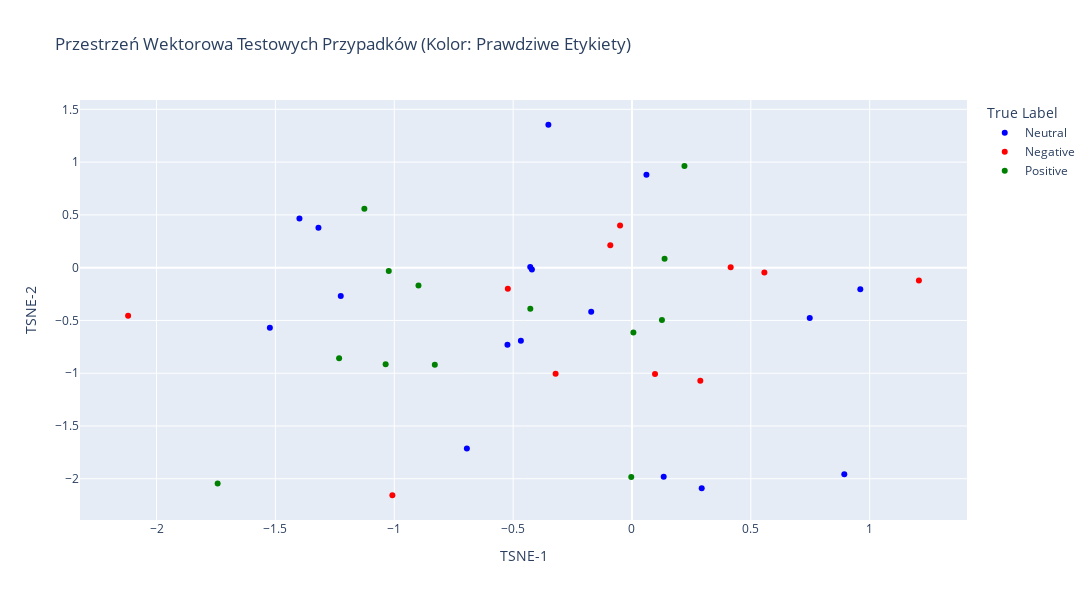
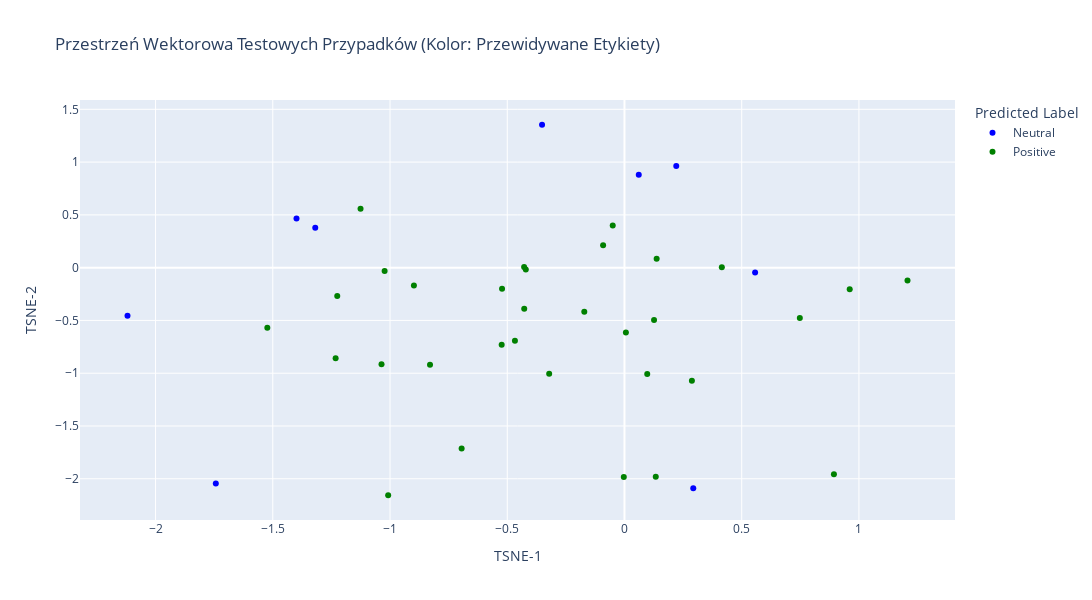
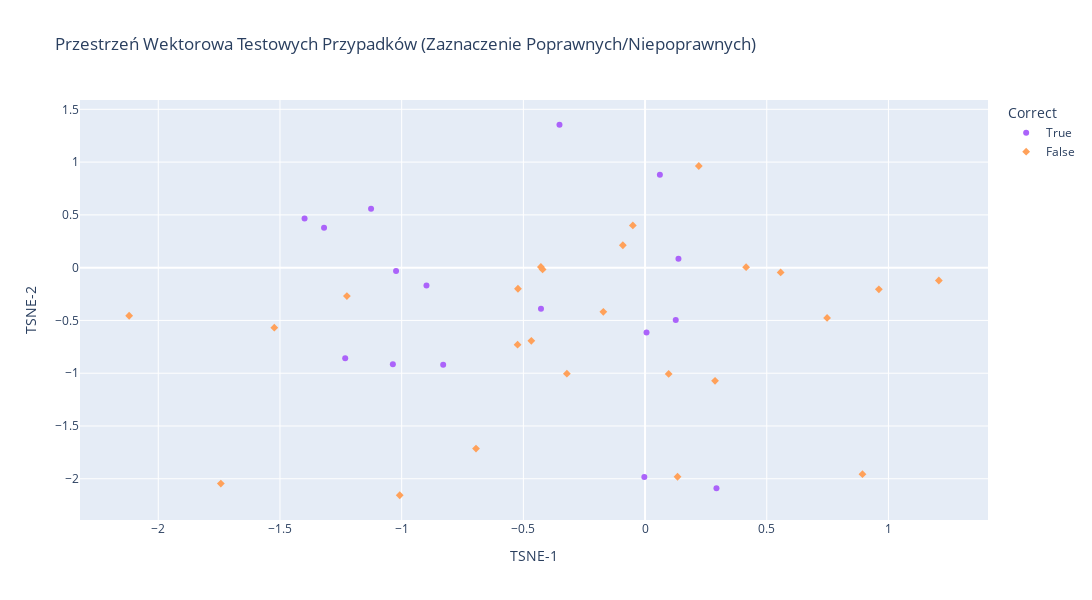

Here is the notebook cell these charts were saved with, in order:
### Code cell
pca = PCA(n_components=40, random_state=42)
embeddings_pca = pca.fit_transform(test_embeddings)

tsne = TSNE(n_components=2, perplexity=30, n_iter=300, random_state=42)
embeddings_tsne = tsne.fit_transform(embeddings_pca)

sentiment_colors = {'Negative': 'red', 'Positive': 'green', 'Neutral': 'blue'}

df_visualization = pd.DataFrame({
    'TSNE-1': embeddings_tsne[:,0],
    'TSNE-2': embeddings_tsne[:,1],
    'True Label': test_labels,
    'Predicted Label': test_predicted_labels,
    'Text': test_df['text']
})

fig_true = px.scatter(
    df_visualization,
    x='TSNE-1',
    y='TSNE-2',
    color='True Label',
    hover_data=['True Label', 'Predicted Label', 'Text'],
    title='Przestrzeń Wektorowa Testowych Przypadków (Kolor: Prawdziwe Etykiety)',
    width=1200,
    height=600,
    color_discrete_map=sentiment_colors
)

fig_true.show()

fig_pred = px.scatter(
    df_visualization,
    x='TSNE-1',
    y='TSNE-2',
    color='Predicted Label',
    hover_data=['True Label', 'Predicted Label', 'Text'],
    title='Przestrzeń Wektorowa Testowych Przypadków (Kolor: Przewidywane Etykiety)',
    width=1200,
    height=600,
    color_discrete_map=sentiment_colors
)

fig_pred.show()

df_visualization['Correct'] = df_visualization['True Label'] == df_visualization['Predicted Label']

fig_correct = px.scatter(
    df_visualization,
    x='TSNE-1',
    y='TSNE-2',
    color='Correct',
    symbol='Correct',
    hover_data=['True Label', 'Predicted Label', 'Text'],
    title='Przestrzeń Wektorowa Testowych Przypadków (Zaznaczenie Poprawnych/Niepoprawnych)',
    width=1200,
    height=600,
    color_discrete_map=sentiment_colors
)

fig_correct.show()

### Figure 1 — Plotly figure (JSON) as saved in the notebook; plotly's stock layout.template omitted (floating-point values rounded to 4 significant figures)
{"data": [{"customdata": [["Neutral", "Neutral", "Jesli sluchasz go na zajeciach i zrobisz w domu ze 2 zadanka , to powinienes bez problemow zaliczyc ."], ["Neutral", "Positive", "Mało wytłumaczy , ale cały czas pyta czy wszyscy rozumieją , jeżeli on też rozumie dany dział to bedzie tłumaczył aż wszyscy nie potwierdza że zrozumilei : ) Koła raczej trudniejsze , ale można zawsze liczyć na dopytke na koniec ( a to mało kto niezdaje ) Mimo swoich wad jest ciekawą postacia , i czesto sie zagłebia na wykładzie w tematy \""], ["Neutral", "Neutral", "Zadania na egzaminie do latwych nie naleza , ale ukladaja je pracownicy IM , wiec czego mozna sie spodziewac : ) OCENA OGÓLNA : ŚREDNIO NA JEŻA"], ["Neutral", "Positive", "Pytania podczas laborki potrafią byc ciężkie , można wylecieć na sam koniec laboratorium , ale z reguły 3 , może 4 grupy bedą zapytane podczas całych zajęć ."], ["Neutral", "Positive", "Pilot funkcjonalnie pierwsza klasa , można dosłownie wszystkim sterować , ogromna baza sprzętu , możliwość dowolnego konfigurowania , super wygląd , podświetlenie klawiszy , auto - wyłączanie ekranu . Niestety sama jakość wykonania pozostawia wiele do życzenia . Konkretnie klawisze które po roku użytkowania zacinają się . Pierwszy egzemplarz po roku został wymieniony na nowy , drugi właśnie tez ma identyczny problem z klawiszami . Niestety rozebrać go nie idzie bo próbował em na starym , a wystarczyło by wyczyścić gumki lub wymienić styki węglowe . Mam w domu piloty od sprzętu audio które mają po kilkanaście lat i działają bez zarzutu do dzisiaj ."], ["Neutral", "Positive", "Przyłapanie na ściąganiu to 2.0 z danej pracy ."], ["Neutral", "Positive", "Jest piec kartkowek / wejsciowek , ktore sa podstawa zaliczenia ."], ["Neutral", "Neutral", "Ćwiczenia . . . tutaj warto być przygotowanym i błyskać na każdych zajęciach tak żeby Cię zapamiętał ."], ["Neutral", "Positive", "Ogólnie BwE to pikuś 8 )"], ["Neutral", "Positive", "Trzeba napisac 2 kolokwia , zdazaja sie rzadko kartkowki ."], ["Neutral", "Positive", "Koła do zdania , choć łatwe nie są ."], ["Neutral", "Neutral", "Był em na jej zajęciach w 100 % , starał em się jak mogł em by nadgonić grupę gdyż nie zdawał em matury z anglika a znalazł em się na B 1 ."], ["Neutral", "Positive", "Jeśli chodzi o wykład na WEMiF - ie ludzie chyba nie mają wyboru - chyba tylko dr Juszkiewicz wykłada ."], ["Neutral", "Positive", "Nie wiem czy mozna z nich sie czegos nauczyc , nie majac wczesniej styku z pp , ale mi troche rzeczy w glowie sie rozjasnilo ; ) Tylko to mazanie po foliach . . . : ?"], ["Neutral", "Positive", "Projekt nie musi być specjalnie rozbudowany , ma ładnie wyglądać , mieć elegancką zrobioną dokumentację , i mają się pokazywać ładne wykresy ."], ["Neutral", "Neutral", "Dr A . T . KOWAL Chemia nieorganiczna II - ćwiczenia Ocena : pozytywna [ / b ] Specyficzny sposób prowadzenia zajęć . . . ."], ["Neutral", "Positive", "Raczej nie ma na co narzekać , choć i bez rewelacji"]], "hovertemplate": "True Label=%{customdata[0]}<br>TSNE-1=%{x}<br>TSNE-2=%{y}<br>Predicted Label=%{customdata[1]}<br>Text=%{customdata[2]}<extra></extra>", "legendgroup": "Neutral", "marker": {"color": "blue", "symbol": "circle"}, "mode": "markers", "name": "Neutral", "orientation": "v", "showlegend": true, "type": "scatter", "x": [0.2934, -1.225, -1.399, 0.7479, 0.9606, -0.5238, 0.8932, 0.06092, -0.4673, -0.6945, -1.523, -1.319, -0.1714, 0.1335, -0.4209, -0.3516, -0.428], "xaxis": "x", "y": [-2.09, -0.2692, 0.4662, -0.4761, -0.2049, -0.7293, -1.956, 0.8806, -0.6936, -1.714, -0.5686, 0.3775, -0.418, -1.981, -0.0164, 1.354, 0.006184], "yaxis": "y"}, {"customdata": [["Negative", "Positive", "Gdy je poprawiasz i przynosisz następnym razem , wyszukuje Ci kolejne błedy , a to co poprawił eś na dobrze , jest źle i miało być tak jak na poczatku ."], ["Negative", "Positive", "UWAGA !"], ["Negative", "Positive", "Na każdej laborce kartkówka , teraz moge stwierdzić że może nie były aż takie trudne , ale zaliczył em jedną na 5 czy 6 . . . po prostu jeżeli nigdy przedtem nie miał eś do czynienia z językiem C to naprawde jest trudno ."], ["Negative", "Positive", "Pan Biernacki prowadzi laborki naprawde dziwnie , po łebkach , bez zaangażowania , i co najważniejsze - niezrozumiale . . . powtórze jeszcze raz : niezrozumiale !"], ["Negative", "Neutral", "Grill ma wadę , dużą , z którą niestety żył em 3 lata . Tłuszcz zamiast skapywać w całości do dołączonej miseczki , spływał pod płytę grzewczą , zawsze po grillowaniu , musiałem go postawić w pionie i patrzeć jak wylewa się to na blat . Nie wiem czy Philips tego nie przemyślał , nie sprawdził , ale jest to tragiczne niedopatrzenie . Kilka dni temu grill odmówił posłuszeństwa . Nie grzeje . Pokrętło do do ustawiania temperatury odmówiło z rok temu , przestało mieć grzechotkę , ale nie przeszkadzało to w użytkowaniu . Za minus uważam też brak możliwości dokupienia samych płyt teflonowych , choćby w cenie połowy grilla . Zdecydowanie nie polecam i nie kupię grilla Philipsa , a w przypadku awarii , muszę kupić nowego ."], ["Negative", "Positive", "Ja idąc na informatyke 3 nie znałęm prawie w ogóle jezyka C no i to nie jest kurs dla takich ludzi - doktor zakłada że wszyscy wiedza co to jest i że rozumieja każde jego skomplikowane słowo ! ! !"], ["Negative", "Positive", "Bateria posiada jedynie ładny design . Wysokość baterii to ok 30 cm . , przeciętna głębokość zlewozmywaka to ok 20cm . Woda wypływając z baterii i spadając z wysokości 1 / 2 metra powoduje , iż chcąc opłukać talerz lub umyć ręce bierzemy również prysznic ! Zachlapane są szafki i wszystko w około . Zadzwoniła m do handlowca firmy Blanco i poprosiła m o radę , ale podał jedynie telefon do serwisanta , który kazał przykręcić ciśnienie wody . Poza tym próbował tłumaczyć iż baterie są przystosowane do zlewozmywaków BLANCO i gdyby m kupiła zlew Blanco nie było by problemu . Sitko w zlewie Blanco jest tak ustawione , iż jak nakierujemy na nie wylewkę baterii to woda się nie rozchlapuje . Ale kto używając zlewozmywaka myśli o tym aby skierować wylewkę zawsze w stronę sitka ? ? ? ? ? Chyba ten kto nic w kuchni nie robi ! ! Tak więc przestrzegam przed wszystkimi bateriami tego typu firmy Blanco i nie tylko . Porażka i totalny niewypał !"], ["Negative", "Neutral", "Jestem świeżo po zakupie Marantza 611 . Urządzenie bardzo dobrze odtwarza płyty CD . Gorzej jest z nośnikami USB . Nośniki czytane są długo i dźwięk jest słyszalnie uboższy pomimo odtwarzania plików FLAC . Jednak kompletna porażka to wieszanie się urządzenia jeśli zaczynamy słuchać stacji z radia cyfrowego DAB + . Sytuacja jest powtarzalna po dodaniu stacji dwóch DAB + do ulubionych i próbie przełączania się między nimi następuje zawieszenie urządzenia , dokładniej odtwarzania dźwięku . Przywrócenie odtwarzania dziwięku jest możliwe po wybraniu stacji FM do odtwarzania . Drugą kwestią jest włączanie się samo z siebie urządzenia . Czyli śpisz sobie a ono się włącza . Wyłączasz . Za 2h jest to samo . Jeśli do tego dodamy głęboko rozczarowującą scenę dżwiękową dla nośników USB lepiej kupić coś tańszego nawet jeśli będzie miało te same wady ."], ["Negative", "Positive", "uważam że pisanie opinii o czymś co jest rewelacyjne nie do końca ma sens , więc chciała by m napisać o wadzie tej zmywarki . Mam BOSCHA po raz pierwszy i przyznam że daleko mu do Whirpoola którego mialam wczesniej . Przede wszystkim brakuje kontrolki że zakończyło się mycie . Jeżeli jestem poza domem i nie usłyszała m końcowego sygnału to nie wiadomo że mycie jest już skończone . Tak samo nie wiadomo jaki jest etap . Czasem zdarza jej się nie wypluć tabletki i garniki są brudne . no i niestety w porównaniu z Whirpoolem przegrywa w kategorii ciasno ułożone garnki whirpool radził sobie świetnie , najwyraźniej miał lepsze ciśnienie wody . U Boscha to mocno kuleje . Chcąc upchać na maxa - muszę domywać ręcznie . Prowadnice na dole nie są precyzyjne wykonane i kosz dolny po całkowitym wysunieciu zawsze spada . To w Whirpoolu nie miało miejsca bo prowadnice miały kontuynuacje na drzwiczkach ."], ["Negative", "Positive", "Muszę się przyznać , że bardzo nudził em się na wykładzie u Pana Michała . . . dlatego na przerwie wybył em i więcej się tam nie pojawił em ."], ["Negative", "Positive", "O zgrozo ."]], "hovertemplate": "True Label=%{customdata[0]}<br>TSNE-1=%{x}<br>TSNE-2=%{y}<br>Predicted Label=%{customdata[1]}<br>Text=%{customdata[2]}<extra></extra>", "legendgroup": "Negative", "marker": {"color": "red", "symbol": "circle"}, "mode": "markers", "name": "Negative", "orientation": "v", "showlegend": true, "type": "scatter", "x": [-0.05012, 1.207, -0.3212, 0.2876, 0.5571, 0.09705, 0.4152, -2.12, -0.09118, -0.5222, -1.008], "xaxis": "x", "y": [0.3997, -0.1215, -1.004, -1.072, -0.04505, -1.007, 0.004821, -0.4558, 0.2121, -0.1996, -2.156], "yaxis": "y"}, {"customdata": [["Positive", "Positive", "Z zaliczeniem nie ma raczej problemu ."], ["Positive", "Neutral", "Miał em przyjemność mieć z tą panią wykład !"], ["Positive", "Positive", "Dba o to by każdy się na zajęciach odezwał , ale jeśli ktoś czegoś nie potrafi - nie gnębi , pomaga ."], ["Positive", "Positive", "Wprost chciało się do niego przychodzić ."], ["Positive", "Positive", "Ale na egzaminie natomiast jest łatwiej ."], ["Positive", "Positive", "Pan Gańcza jest osobą bardzo dobrą jako nauczyciel dla początkujących . . . nie rozumiem wogóle powyższych komentarzy jeśli chodzi o \" wiel k"], ["Positive", "Positive", "Lepiej nie mogł eś trafić ."], ["Positive", "Positive", "Jeśli masz więcej odróbek ( a jest jakiś ważny powód ) można się było z prowadzącą zajęcia dogadać ."], ["Positive", "Positive", "Wyjątkowo miły człowiek , nieco zestresowany obecnością świata i ludzi , ale jakoś sobie radzi - patrzenie w podłogę podobno pomaga ."], ["Positive", "Positive", "Pytania raczej proste , nie bylo az tak trudno zaliczyc ."], ["Positive", "Neutral", "Uważam , że to najlepszy kitowy obiektyw na rynku . Wykonanie metal i bardzo dobrej jakości tworzywi . Pierścień przysłony chodzi z należytym oporem i skokiem . Wbudowana stabilizacja jest wydajna i naprawdę pomaga w wielu sytuacjach . Obiektyw bardzo ostry już od największego otworu przysłony . Celność bdb . To za co pochwalę go dodatkowo to szybki silnik autofokusa - używał em go na poczatku z dosyć mułowatym X - E1 , teraz , kiedy przesiadł em się na X - T1 to mogę tylko chwalić ! ! ! Ostatni plus to bardzo dobrze opracowany system uszczelnień - obiektyw , mimo , iż jest to zoom , w ogóle nie zasysa kurzu do środka ( miałem już wiele zoomów : Nikkory , Sigmy i tam był to problem ) . Polecam !"], ["Positive", "Positive", "algebra z geom . analityczna 1 polecam miał em z nim wykłady , bardzo fajny z podejsciem student tez czlowiek , czasami sie myli ale przyznale sie do bledow ."], ["Positive", "Positive", "Tak Podstawa oceny w indeksie : egzamin Niespodziewajki : brak ( zadania powtarzają się co roku ) Poczucie humorupane pokłady Ogólne podejście do studenta : pozytywne Zerowy termin jest najprostszy ( 3 zadania ) - warunkiem przystąpienia jest jednak zaliczenie projektu u dr ."]], "hovertemplate": "True Label=%{customdata[0]}<br>TSNE-1=%{x}<br>TSNE-2=%{y}<br>Predicted Label=%{customdata[1]}<br>Text=%{customdata[2]}<extra></extra>", "legendgroup": "Positive", "marker": {"color": "green", "symbol": "circle"}, "mode": "markers", "name": "Positive", "orientation": "v", "showlegend": true, "type": "scatter", "x": [-0.8294, -1.743, 0.1261, 0.006047, -1.126, -1.036, -0.8981, -0.4276, 0.1372, -0.002963, 0.2208, -1.232, -1.023], "xaxis": "x", "y": [-0.9195, -2.046, -0.4955, -0.6139, 0.559, -0.9155, -0.1683, -0.3882, 0.08369, -1.982, 0.963, -0.858, -0.03098], "yaxis": "y"}], "layout": {"height": 600, "legend": {"title": {"text": "True Label"}, "tracegroupgap": 0}, "title": {"text": "Przestrzeń Wektorowa Testowych Przypadków (Kolor: Prawdziwe Etykiety)"}, "width": 1200, "xaxis": {"anchor": "y", "domain": [0, 1], "title": {"text": "TSNE-1"}}, "yaxis": {"anchor": "x", "domain": [0, 1], "title": {"text": "TSNE-2"}}}}

### Figure 2 — Plotly figure (JSON) as saved in the notebook; plotly's stock layout.template omitted (floating-point values rounded to 4 significant figures)
{"data": [{"customdata": [["Neutral", "Neutral", "Jesli sluchasz go na zajeciach i zrobisz w domu ze 2 zadanka , to powinienes bez problemow zaliczyc ."], ["Neutral", "Neutral", "Zadania na egzaminie do latwych nie naleza , ale ukladaja je pracownicy IM , wiec czego mozna sie spodziewac : ) OCENA OGÓLNA : ŚREDNIO NA JEŻA"], ["Positive", "Neutral", "Miał em przyjemność mieć z tą panią wykład !"], ["Negative", "Neutral", "Grill ma wadę , dużą , z którą niestety żył em 3 lata . Tłuszcz zamiast skapywać w całości do dołączonej miseczki , spływał pod płytę grzewczą , zawsze po grillowaniu , musiałem go postawić w pionie i patrzeć jak wylewa się to na blat . Nie wiem czy Philips tego nie przemyślał , nie sprawdził , ale jest to tragiczne niedopatrzenie . Kilka dni temu grill odmówił posłuszeństwa . Nie grzeje . Pokrętło do do ustawiania temperatury odmówiło z rok temu , przestało mieć grzechotkę , ale nie przeszkadzało to w użytkowaniu . Za minus uważam też brak możliwości dokupienia samych płyt teflonowych , choćby w cenie połowy grilla . Zdecydowanie nie polecam i nie kupię grilla Philipsa , a w przypadku awarii , muszę kupić nowego ."], ["Neutral", "Neutral", "Ćwiczenia . . . tutaj warto być przygotowanym i błyskać na każdych zajęciach tak żeby Cię zapamiętał ."], ["Negative", "Neutral", "Jestem świeżo po zakupie Marantza 611 . Urządzenie bardzo dobrze odtwarza płyty CD . Gorzej jest z nośnikami USB . Nośniki czytane są długo i dźwięk jest słyszalnie uboższy pomimo odtwarzania plików FLAC . Jednak kompletna porażka to wieszanie się urządzenia jeśli zaczynamy słuchać stacji z radia cyfrowego DAB + . Sytuacja jest powtarzalna po dodaniu stacji dwóch DAB + do ulubionych i próbie przełączania się między nimi następuje zawieszenie urządzenia , dokładniej odtwarzania dźwięku . Przywrócenie odtwarzania dziwięku jest możliwe po wybraniu stacji FM do odtwarzania . Drugą kwestią jest włączanie się samo z siebie urządzenia . Czyli śpisz sobie a ono się włącza . Wyłączasz . Za 2h jest to samo . Jeśli do tego dodamy głęboko rozczarowującą scenę dżwiękową dla nośników USB lepiej kupić coś tańszego nawet jeśli będzie miało te same wady ."], ["Neutral", "Neutral", "Był em na jej zajęciach w 100 % , starał em się jak mogł em by nadgonić grupę gdyż nie zdawał em matury z anglika a znalazł em się na B 1 ."], ["Positive", "Neutral", "Uważam , że to najlepszy kitowy obiektyw na rynku . Wykonanie metal i bardzo dobrej jakości tworzywi . Pierścień przysłony chodzi z należytym oporem i skokiem . Wbudowana stabilizacja jest wydajna i naprawdę pomaga w wielu sytuacjach . Obiektyw bardzo ostry już od największego otworu przysłony . Celność bdb . To za co pochwalę go dodatkowo to szybki silnik autofokusa - używał em go na poczatku z dosyć mułowatym X - E1 , teraz , kiedy przesiadł em się na X - T1 to mogę tylko chwalić ! ! ! Ostatni plus to bardzo dobrze opracowany system uszczelnień - obiektyw , mimo , iż jest to zoom , w ogóle nie zasysa kurzu do środka ( miałem już wiele zoomów : Nikkory , Sigmy i tam był to problem ) . Polecam !"], ["Neutral", "Neutral", "Dr A . T . KOWAL Chemia nieorganiczna II - ćwiczenia Ocena : pozytywna [ / b ] Specyficzny sposób prowadzenia zajęć . . . ."]], "hovertemplate": "Predicted Label=%{customdata[1]}<br>TSNE-1=%{x}<br>TSNE-2=%{y}<br>True Label=%{customdata[0]}<br>Text=%{customdata[2]}<extra></extra>", "legendgroup": "Neutral", "marker": {"color": "blue", "symbol": "circle"}, "mode": "markers", "name": "Neutral", "orientation": "v", "showlegend": true, "type": "scatter", "x": [0.2934, -1.399, -1.743, 0.5571, 0.06092, -2.12, -1.319, 0.2208, -0.3516], "xaxis": "x", "y": [-2.09, 0.4662, -2.046, -0.04505, 0.8806, -0.4558, 0.3775, 0.963, 1.354], "yaxis": "y"}, {"customdata": [["Negative", "Positive", "Gdy je poprawiasz i przynosisz następnym razem , wyszukuje Ci kolejne błedy , a to co poprawił eś na dobrze , jest źle i miało być tak jak na poczatku ."], ["Negative", "Positive", "UWAGA !"], ["Positive", "Positive", "Z zaliczeniem nie ma raczej problemu ."], ["Neutral", "Positive", "Mało wytłumaczy , ale cały czas pyta czy wszyscy rozumieją , jeżeli on też rozumie dany dział to bedzie tłumaczył aż wszyscy nie potwierdza że zrozumilei : ) Koła raczej trudniejsze , ale można zawsze liczyć na dopytke na koniec ( a to mało kto niezdaje ) Mimo swoich wad jest ciekawą postacia , i czesto sie zagłebia na wykładzie w tematy \""], ["Neutral", "Positive", "Pytania podczas laborki potrafią byc ciężkie , można wylecieć na sam koniec laboratorium , ale z reguły 3 , może 4 grupy bedą zapytane podczas całych zajęć ."], ["Positive", "Positive", "Dba o to by każdy się na zajęciach odezwał , ale jeśli ktoś czegoś nie potrafi - nie gnębi , pomaga ."], ["Negative", "Positive", "Na każdej laborce kartkówka , teraz moge stwierdzić że może nie były aż takie trudne , ale zaliczył em jedną na 5 czy 6 . . . po prostu jeżeli nigdy przedtem nie miał eś do czynienia z językiem C to naprawde jest trudno ."], ["Negative", "Positive", "Pan Biernacki prowadzi laborki naprawde dziwnie , po łebkach , bez zaangażowania , i co najważniejsze - niezrozumiale . . . powtórze jeszcze raz : niezrozumiale !"], ["Positive", "Positive", "Wprost chciało się do niego przychodzić ."], ["Positive", "Positive", "Ale na egzaminie natomiast jest łatwiej ."], ["Neutral", "Positive", "Pilot funkcjonalnie pierwsza klasa , można dosłownie wszystkim sterować , ogromna baza sprzętu , możliwość dowolnego konfigurowania , super wygląd , podświetlenie klawiszy , auto - wyłączanie ekranu . Niestety sama jakość wykonania pozostawia wiele do życzenia . Konkretnie klawisze które po roku użytkowania zacinają się . Pierwszy egzemplarz po roku został wymieniony na nowy , drugi właśnie tez ma identyczny problem z klawiszami . Niestety rozebrać go nie idzie bo próbował em na starym , a wystarczyło by wyczyścić gumki lub wymienić styki węglowe . Mam w domu piloty od sprzętu audio które mają po kilkanaście lat i działają bez zarzutu do dzisiaj ."], ["Positive", "Positive", "Pan Gańcza jest osobą bardzo dobrą jako nauczyciel dla początkujących . . . nie rozumiem wogóle powyższych komentarzy jeśli chodzi o \" wiel k"], ["Positive", "Positive", "Lepiej nie mogł eś trafić ."], ["Positive", "Positive", "Jeśli masz więcej odróbek ( a jest jakiś ważny powód ) można się było z prowadzącą zajęcia dogadać ."], ["Neutral", "Positive", "Przyłapanie na ściąganiu to 2.0 z danej pracy ."], ["Neutral", "Positive", "Jest piec kartkowek / wejsciowek , ktore sa podstawa zaliczenia ."], ["Negative", "Positive", "Ja idąc na informatyke 3 nie znałęm prawie w ogóle jezyka C no i to nie jest kurs dla takich ludzi - doktor zakłada że wszyscy wiedza co to jest i że rozumieja każde jego skomplikowane słowo ! ! !"], ["Positive", "Positive", "Wyjątkowo miły człowiek , nieco zestresowany obecnością świata i ludzi , ale jakoś sobie radzi - patrzenie w podłogę podobno pomaga ."], ["Neutral", "Positive", "Ogólnie BwE to pikuś 8 )"], ["Negative", "Positive", "Bateria posiada jedynie ładny design . Wysokość baterii to ok 30 cm . , przeciętna głębokość zlewozmywaka to ok 20cm . Woda wypływając z baterii i spadając z wysokości 1 / 2 metra powoduje , iż chcąc opłukać talerz lub umyć ręce bierzemy również prysznic ! Zachlapane są szafki i wszystko w około . Zadzwoniła m do handlowca firmy Blanco i poprosiła m o radę , ale podał jedynie telefon do serwisanta , który kazał przykręcić ciśnienie wody . Poza tym próbował tłumaczyć iż baterie są przystosowane do zlewozmywaków BLANCO i gdyby m kupiła zlew Blanco nie było by problemu . Sitko w zlewie Blanco jest tak ustawione , iż jak nakierujemy na nie wylewkę baterii to woda się nie rozchlapuje . Ale kto używając zlewozmywaka myśli o tym aby skierować wylewkę zawsze w stronę sitka ? ? ? ? ? Chyba ten kto nic w kuchni nie robi ! ! Tak więc przestrzegam przed wszystkimi bateriami tego typu firmy Blanco i nie tylko . Porażka i totalny niewypał !"], ["Neutral", "Positive", "Trzeba napisac 2 kolokwia , zdazaja sie rzadko kartkowki ."], ["Neutral", "Positive", "Koła do zdania , choć łatwe nie są ."], ["Neutral", "Positive", "Jeśli chodzi o wykład na WEMiF - ie ludzie chyba nie mają wyboru - chyba tylko dr Juszkiewicz wykłada ."], ["Negative", "Positive", "uważam że pisanie opinii o czymś co jest rewelacyjne nie do końca ma sens , więc chciała by m napisać o wadzie tej zmywarki . Mam BOSCHA po raz pierwszy i przyznam że daleko mu do Whirpoola którego mialam wczesniej . Przede wszystkim brakuje kontrolki że zakończyło się mycie . Jeżeli jestem poza domem i nie usłyszała m końcowego sygnału to nie wiadomo że mycie jest już skończone . Tak samo nie wiadomo jaki jest etap . Czasem zdarza jej się nie wypluć tabletki i garniki są brudne . no i niestety w porównaniu z Whirpoolem przegrywa w kategorii ciasno ułożone garnki whirpool radził sobie świetnie , najwyraźniej miał lepsze ciśnienie wody . U Boscha to mocno kuleje . Chcąc upchać na maxa - muszę domywać ręcznie . Prowadnice na dole nie są precyzyjne wykonane i kosz dolny po całkowitym wysunieciu zawsze spada . To w Whirpoolu nie miało miejsca bo prowadnice miały kontuynuacje na drzwiczkach ."], ["Negative", "Positive", "Muszę się przyznać , że bardzo nudził em się na wykładzie u Pana Michała . . . dlatego na przerwie wybył em i więcej się tam nie pojawił em ."], ["Negative", "Positive", "O zgrozo ."], ["Neutral", "Positive", "Nie wiem czy mozna z nich sie czegos nauczyc , nie majac wczesniej styku z pp , ale mi troche rzeczy w glowie sie rozjasnilo ; ) Tylko to mazanie po foliach . . . : ?"], ["Positive", "Positive", "Pytania raczej proste , nie bylo az tak trudno zaliczyc ."], ["Neutral", "Positive", "Projekt nie musi być specjalnie rozbudowany , ma ładnie wyglądać , mieć elegancką zrobioną dokumentację , i mają się pokazywać ładne wykresy ."], ["Positive", "Positive", "algebra z geom . analityczna 1 polecam miał em z nim wykłady , bardzo fajny z podejsciem student tez czlowiek , czasami sie myli ale przyznale sie do bledow ."], ["Positive", "Positive", "Tak Podstawa oceny w indeksie : egzamin Niespodziewajki : brak ( zadania powtarzają się co roku ) Poczucie humorupane pokłady Ogólne podejście do studenta : pozytywne Zerowy termin jest najprostszy ( 3 zadania ) - warunkiem przystąpienia jest jednak zaliczenie projektu u dr ."], ["Neutral", "Positive", "Raczej nie ma na co narzekać , choć i bez rewelacji"]], "hovertemplate": "Predicted Label=%{customdata[1]}<br>TSNE-1=%{x}<br>TSNE-2=%{y}<br>True Label=%{customdata[0]}<br>Text=%{customdata[2]}<extra></extra>", "legendgroup": "Positive", "marker": {"color": "green", "symbol": "circle"}, "mode": "markers", "name": "Positive", "orientation": "v", "showlegend": true, "type": "scatter", "x": [-0.05012, 1.207, -0.8294, -1.225, 0.7479, 0.1261, -0.3212, 0.2876, 0.006047, -1.126, 0.9606, -1.036, -0.8981, -0.4276, -0.5238, 0.8932, 0.09705, 0.1372, -0.4673, 0.4152, -0.6945, -1.523, -0.1714, -0.09118, -0.5222, -1.008, 0.1335, -0.002963, -0.4209, -1.232, -1.023, -0.428], "xaxis": "x", "y": [0.3997, -0.1215, -0.9195, -0.2692, -0.4761, -0.4955, -1.004, -1.072, -0.6139, 0.559, -0.2049, -0.9155, -0.1683, -0.3882, -0.7293, -1.956, -1.007, 0.08369, -0.6936, 0.004821, -1.714, -0.5686, -0.418, 0.2121, -0.1996, -2.156, -1.981, -1.982, -0.0164, -0.858, -0.03098, 0.006184], "yaxis": "y"}], "layout": {"height": 600, "legend": {"title": {"text": "Predicted Label"}, "tracegroupgap": 0}, "title": {"text": "Przestrzeń Wektorowa Testowych Przypadków (Kolor: Przewidywane Etykiety)"}, "width": 1200, "xaxis": {"anchor": "y", "domain": [0, 1], "title": {"text": "TSNE-1"}}, "yaxis": {"anchor": "x", "domain": [0, 1], "title": {"text": "TSNE-2"}}}}

### Figure 3 — Plotly figure (JSON) as saved in the notebook; plotly's stock layout.template omitted (floating-point values rounded to 4 significant figures)
{"data": [{"customdata": [["Neutral", "Neutral", "Jesli sluchasz go na zajeciach i zrobisz w domu ze 2 zadanka , to powinienes bez problemow zaliczyc ."], ["Positive", "Positive", "Z zaliczeniem nie ma raczej problemu ."], ["Neutral", "Neutral", "Zadania na egzaminie do latwych nie naleza , ale ukladaja je pracownicy IM , wiec czego mozna sie spodziewac : ) OCENA OGÓLNA : ŚREDNIO NA JEŻA"], ["Positive", "Positive", "Dba o to by każdy się na zajęciach odezwał , ale jeśli ktoś czegoś nie potrafi - nie gnębi , pomaga ."], ["Positive", "Positive", "Wprost chciało się do niego przychodzić ."], ["Positive", "Positive", "Ale na egzaminie natomiast jest łatwiej ."], ["Positive", "Positive", "Pan Gańcza jest osobą bardzo dobrą jako nauczyciel dla początkujących . . . nie rozumiem wogóle powyższych komentarzy jeśli chodzi o \" wiel k"], ["Positive", "Positive", "Lepiej nie mogł eś trafić ."], ["Positive", "Positive", "Jeśli masz więcej odróbek ( a jest jakiś ważny powód ) można się było z prowadzącą zajęcia dogadać ."], ["Neutral", "Neutral", "Ćwiczenia . . . tutaj warto być przygotowanym i błyskać na każdych zajęciach tak żeby Cię zapamiętał ."], ["Positive", "Positive", "Wyjątkowo miły człowiek , nieco zestresowany obecnością świata i ludzi , ale jakoś sobie radzi - patrzenie w podłogę podobno pomaga ."], ["Neutral", "Neutral", "Był em na jej zajęciach w 100 % , starał em się jak mogł em by nadgonić grupę gdyż nie zdawał em matury z anglika a znalazł em się na B 1 ."], ["Positive", "Positive", "Pytania raczej proste , nie bylo az tak trudno zaliczyc ."], ["Positive", "Positive", "algebra z geom . analityczna 1 polecam miał em z nim wykłady , bardzo fajny z podejsciem student tez czlowiek , czasami sie myli ale przyznale sie do bledow ."], ["Positive", "Positive", "Tak Podstawa oceny w indeksie : egzamin Niespodziewajki : brak ( zadania powtarzają się co roku ) Poczucie humorupane pokłady Ogólne podejście do studenta : pozytywne Zerowy termin jest najprostszy ( 3 zadania ) - warunkiem przystąpienia jest jednak zaliczenie projektu u dr ."], ["Neutral", "Neutral", "Dr A . T . KOWAL Chemia nieorganiczna II - ćwiczenia Ocena : pozytywna [ / b ] Specyficzny sposób prowadzenia zajęć . . . ."]], "hovertemplate": "Correct=True<br>TSNE-1=%{x}<br>TSNE-2=%{y}<br>True Label=%{customdata[0]}<br>Predicted Label=%{customdata[1]}<br>Text=%{customdata[2]}<extra></extra>", "legendgroup": "True", "marker": {"color": "#ab63fa", "symbol": "circle"}, "mode": "markers", "name": "True", "orientation": "v", "showlegend": true, "type": "scatter", "x": [0.2934, -0.8294, -1.399, 0.1261, 0.006047, -1.126, -1.036, -0.8981, -0.4276, 0.06092, 0.1372, -1.319, -0.002963, -1.232, -1.023, -0.3516], "xaxis": "x", "y": [-2.09, -0.9195, 0.4662, -0.4955, -0.6139, 0.559, -0.9155, -0.1683, -0.3882, 0.8806, 0.08369, 0.3775, -1.982, -0.858, -0.03098, 1.354], "yaxis": "y"}, {"customdata": [["Negative", "Positive", "Gdy je poprawiasz i przynosisz następnym razem , wyszukuje Ci kolejne błedy , a to co poprawił eś na dobrze , jest źle i miało być tak jak na poczatku ."], ["Negative", "Positive", "UWAGA !"], ["Neutral", "Positive", "Mało wytłumaczy , ale cały czas pyta czy wszyscy rozumieją , jeżeli on też rozumie dany dział to bedzie tłumaczył aż wszyscy nie potwierdza że zrozumilei : ) Koła raczej trudniejsze , ale można zawsze liczyć na dopytke na koniec ( a to mało kto niezdaje ) Mimo swoich wad jest ciekawą postacia , i czesto sie zagłebia na wykładzie w tematy \""], ["Neutral", "Positive", "Pytania podczas laborki potrafią byc ciężkie , można wylecieć na sam koniec laboratorium , ale z reguły 3 , może 4 grupy bedą zapytane podczas całych zajęć ."], ["Positive", "Neutral", "Miał em przyjemność mieć z tą panią wykład !"], ["Negative", "Positive", "Na każdej laborce kartkówka , teraz moge stwierdzić że może nie były aż takie trudne , ale zaliczył em jedną na 5 czy 6 . . . po prostu jeżeli nigdy przedtem nie miał eś do czynienia z językiem C to naprawde jest trudno ."], ["Negative", "Positive", "Pan Biernacki prowadzi laborki naprawde dziwnie , po łebkach , bez zaangażowania , i co najważniejsze - niezrozumiale . . . powtórze jeszcze raz : niezrozumiale !"], ["Neutral", "Positive", "Pilot funkcjonalnie pierwsza klasa , można dosłownie wszystkim sterować , ogromna baza sprzętu , możliwość dowolnego konfigurowania , super wygląd , podświetlenie klawiszy , auto - wyłączanie ekranu . Niestety sama jakość wykonania pozostawia wiele do życzenia . Konkretnie klawisze które po roku użytkowania zacinają się . Pierwszy egzemplarz po roku został wymieniony na nowy , drugi właśnie tez ma identyczny problem z klawiszami . Niestety rozebrać go nie idzie bo próbował em na starym , a wystarczyło by wyczyścić gumki lub wymienić styki węglowe . Mam w domu piloty od sprzętu audio które mają po kilkanaście lat i działają bez zarzutu do dzisiaj ."], ["Negative", "Neutral", "Grill ma wadę , dużą , z którą niestety żył em 3 lata . Tłuszcz zamiast skapywać w całości do dołączonej miseczki , spływał pod płytę grzewczą , zawsze po grillowaniu , musiałem go postawić w pionie i patrzeć jak wylewa się to na blat . Nie wiem czy Philips tego nie przemyślał , nie sprawdził , ale jest to tragiczne niedopatrzenie . Kilka dni temu grill odmówił posłuszeństwa . Nie grzeje . Pokrętło do do ustawiania temperatury odmówiło z rok temu , przestało mieć grzechotkę , ale nie przeszkadzało to w użytkowaniu . Za minus uważam też brak możliwości dokupienia samych płyt teflonowych , choćby w cenie połowy grilla . Zdecydowanie nie polecam i nie kupię grilla Philipsa , a w przypadku awarii , muszę kupić nowego ."], ["Neutral", "Positive", "Przyłapanie na ściąganiu to 2.0 z danej pracy ."], ["Neutral", "Positive", "Jest piec kartkowek / wejsciowek , ktore sa podstawa zaliczenia ."], ["Negative", "Positive", "Ja idąc na informatyke 3 nie znałęm prawie w ogóle jezyka C no i to nie jest kurs dla takich ludzi - doktor zakłada że wszyscy wiedza co to jest i że rozumieja każde jego skomplikowane słowo ! ! !"], ["Neutral", "Positive", "Ogólnie BwE to pikuś 8 )"], ["Negative", "Positive", "Bateria posiada jedynie ładny design . Wysokość baterii to ok 30 cm . , przeciętna głębokość zlewozmywaka to ok 20cm . Woda wypływając z baterii i spadając z wysokości 1 / 2 metra powoduje , iż chcąc opłukać talerz lub umyć ręce bierzemy również prysznic ! Zachlapane są szafki i wszystko w około . Zadzwoniła m do handlowca firmy Blanco i poprosiła m o radę , ale podał jedynie telefon do serwisanta , który kazał przykręcić ciśnienie wody . Poza tym próbował tłumaczyć iż baterie są przystosowane do zlewozmywaków BLANCO i gdyby m kupiła zlew Blanco nie było by problemu . Sitko w zlewie Blanco jest tak ustawione , iż jak nakierujemy na nie wylewkę baterii to woda się nie rozchlapuje . Ale kto używając zlewozmywaka myśli o tym aby skierować wylewkę zawsze w stronę sitka ? ? ? ? ? Chyba ten kto nic w kuchni nie robi ! ! Tak więc przestrzegam przed wszystkimi bateriami tego typu firmy Blanco i nie tylko . Porażka i totalny niewypał !"], ["Negative", "Neutral", "Jestem świeżo po zakupie Marantza 611 . Urządzenie bardzo dobrze odtwarza płyty CD . Gorzej jest z nośnikami USB . Nośniki czytane są długo i dźwięk jest słyszalnie uboższy pomimo odtwarzania plików FLAC . Jednak kompletna porażka to wieszanie się urządzenia jeśli zaczynamy słuchać stacji z radia cyfrowego DAB + . Sytuacja jest powtarzalna po dodaniu stacji dwóch DAB + do ulubionych i próbie przełączania się między nimi następuje zawieszenie urządzenia , dokładniej odtwarzania dźwięku . Przywrócenie odtwarzania dziwięku jest możliwe po wybraniu stacji FM do odtwarzania . Drugą kwestią jest włączanie się samo z siebie urządzenia . Czyli śpisz sobie a ono się włącza . Wyłączasz . Za 2h jest to samo . Jeśli do tego dodamy głęboko rozczarowującą scenę dżwiękową dla nośników USB lepiej kupić coś tańszego nawet jeśli będzie miało te same wady ."], ["Neutral", "Positive", "Trzeba napisac 2 kolokwia , zdazaja sie rzadko kartkowki ."], ["Neutral", "Positive", "Koła do zdania , choć łatwe nie są ."], ["Neutral", "Positive", "Jeśli chodzi o wykład na WEMiF - ie ludzie chyba nie mają wyboru - chyba tylko dr Juszkiewicz wykłada ."], ["Negative", "Positive", "uważam że pisanie opinii o czymś co jest rewelacyjne nie do końca ma sens , więc chciała by m napisać o wadzie tej zmywarki . Mam BOSCHA po raz pierwszy i przyznam że daleko mu do Whirpoola którego mialam wczesniej . Przede wszystkim brakuje kontrolki że zakończyło się mycie . Jeżeli jestem poza domem i nie usłyszała m końcowego sygnału to nie wiadomo że mycie jest już skończone . Tak samo nie wiadomo jaki jest etap . Czasem zdarza jej się nie wypluć tabletki i garniki są brudne . no i niestety w porównaniu z Whirpoolem przegrywa w kategorii ciasno ułożone garnki whirpool radził sobie świetnie , najwyraźniej miał lepsze ciśnienie wody . U Boscha to mocno kuleje . Chcąc upchać na maxa - muszę domywać ręcznie . Prowadnice na dole nie są precyzyjne wykonane i kosz dolny po całkowitym wysunieciu zawsze spada . To w Whirpoolu nie miało miejsca bo prowadnice miały kontuynuacje na drzwiczkach ."], ["Negative", "Positive", "Muszę się przyznać , że bardzo nudził em się na wykładzie u Pana Michała . . . dlatego na przerwie wybył em i więcej się tam nie pojawił em ."], ["Negative", "Positive", "O zgrozo ."], ["Neutral", "Positive", "Nie wiem czy mozna z nich sie czegos nauczyc , nie majac wczesniej styku z pp , ale mi troche rzeczy w glowie sie rozjasnilo ; ) Tylko to mazanie po foliach . . . : ?"], ["Neutral", "Positive", "Projekt nie musi być specjalnie rozbudowany , ma ładnie wyglądać , mieć elegancką zrobioną dokumentację , i mają się pokazywać ładne wykresy ."], ["Positive", "Neutral", "Uważam , że to najlepszy kitowy obiektyw na rynku . Wykonanie metal i bardzo dobrej jakości tworzywi . Pierścień przysłony chodzi z należytym oporem i skokiem . Wbudowana stabilizacja jest wydajna i naprawdę pomaga w wielu sytuacjach . Obiektyw bardzo ostry już od największego otworu przysłony . Celność bdb . To za co pochwalę go dodatkowo to szybki silnik autofokusa - używał em go na poczatku z dosyć mułowatym X - E1 , teraz , kiedy przesiadł em się na X - T1 to mogę tylko chwalić ! ! ! Ostatni plus to bardzo dobrze opracowany system uszczelnień - obiektyw , mimo , iż jest to zoom , w ogóle nie zasysa kurzu do środka ( miałem już wiele zoomów : Nikkory , Sigmy i tam był to problem ) . Polecam !"], ["Neutral", "Positive", "Raczej nie ma na co narzekać , choć i bez rewelacji"]], "hovertemplate": "Correct=False<br>TSNE-1=%{x}<br>TSNE-2=%{y}<br>True Label=%{customdata[0]}<br>Predicted Label=%{customdata[1]}<br>Text=%{customdata[2]}<extra></extra>", "legendgroup": "False", "marker": {"color": "#FFA15A", "symbol": "diamond"}, "mode": "markers", "name": "False", "orientation": "v", "showlegend": true, "type": "scatter", "x": [-0.05012, 1.207, -1.225, 0.7479, -1.743, -0.3212, 0.2876, 0.9606, 0.5571, -0.5238, 0.8932, 0.09705, -0.4673, 0.4152, -2.12, -0.6945, -1.523, -0.1714, -0.09118, -0.5222, -1.008, 0.1335, -0.4209, 0.2208, -0.428], "xaxis": "x", "y": [0.3997, -0.1215, -0.2692, -0.4761, -2.046, -1.004, -1.072, -0.2049, -0.04505, -0.7293, -1.956, -1.007, -0.6936, 0.004821, -0.4558, -1.714, -0.5686, -0.418, 0.2121, -0.1996, -2.156, -1.981, -0.0164, 0.963, 0.006184], "yaxis": "y"}], "layout": {"height": 600, "legend": {"title": {"text": "Correct"}, "tracegroupgap": 0}, "title": {"text": "Przestrzeń Wektorowa Testowych Przypadków (Zaznaczenie Poprawnych/Niepoprawnych)"}, "width": 1200, "xaxis": {"anchor": "y", "domain": [0, 1], "title": {"text": "TSNE-1"}}, "yaxis": {"anchor": "x", "domain": [0, 1], "title": {"text": "TSNE-2"}}}}
